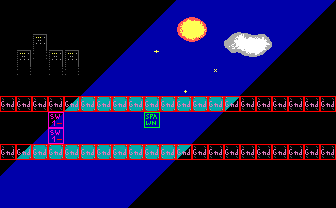

This is a level from a 2D game, rendered from its Tiled map with the project's own tilesets. A one-line summary and the complete map file follow:
An orthogonal 21x13 tile map with 16x16 px tiles, 2 tile layers (bg, col), 2 tilesets.

<map version="1.5" tiledversion="1.5.0" orientation="orthogonal" renderorder="right-down" width="21" height="13" tilewidth="16" tileheight="16" infinite="0" nextlayerid="4" nextobjectid="20">
 <tileset firstgid="1" source="tileset.tsx" />
 <tileset firstgid="241" source="obj.tsx" />
 <layer id="1" name="bg" width="21" height="13">
  <data encoding="csv">
18,18,18,18,18,18,18,18,18,18,16,45,45,45,45,45,45,45,45,45,36,
18,18,18,18,18,18,18,18,18,16,45,1,2,45,45,45,45,45,45,36,18,
18,18,17,18,18,18,18,18,16,45,45,21,22,45,5,6,7,45,36,18,18,
18,17,37,17,17,18,18,16,45,3,45,45,45,45,25,26,27,36,18,18,18,
18,37,18,37,37,18,16,45,45,45,45,45,45,23,45,45,36,18,18,18,18,
18,18,18,18,18,16,45,45,45,45,45,24,45,45,45,36,18,18,18,18,20,
99,99,99,99,157,41,41,41,41,41,41,41,41,41,177,99,99,99,99,99,99,
18,18,18,16,45,45,45,45,45,45,45,45,45,36,18,18,18,18,18,18,20,
18,18,16,45,45,45,45,45,45,45,45,45,36,18,18,18,18,18,18,18,18,
99,157,41,41,41,41,41,41,41,41,41,177,99,99,99,99,99,99,99,99,99,
16,45,45,45,45,45,45,45,45,45,36,18,18,18,18,18,18,18,18,18,18,
45,45,45,45,45,45,45,45,45,36,18,18,18,18,18,18,18,18,18,18,18,
45,45,45,45,45,45,45,45,36,18,18,18,18,18,18,18,18,18,18,18,18
</data>
 </layer>
 <layer id="2" name="col" width="21" height="13">
  <data encoding="csv">
241,241,241,241,241,241,241,241,241,241,241,241,241,241,241,241,241,241,241,241,241,
241,241,241,241,241,241,241,241,241,241,241,241,241,241,241,241,241,241,241,241,241,
241,241,241,241,241,241,241,241,241,241,241,241,241,241,241,241,241,241,241,241,241,
241,241,241,241,241,241,241,241,241,241,241,241,241,241,241,241,241,241,241,241,241,
241,241,241,241,241,241,241,241,241,241,241,241,241,241,241,241,241,241,241,241,241,
241,241,241,241,241,241,241,241,241,241,241,241,241,241,241,241,241,241,241,241,241,
242,242,242,242,242,242,242,242,242,242,242,242,242,242,242,242,242,242,242,242,242,
241,241,241,251,241,241,241,241,241,243,241,241,241,241,241,241,241,241,241,241,241,
241,241,241,251,241,241,241,241,241,241,241,241,241,241,241,241,241,241,241,241,241,
242,242,242,242,242,242,242,242,242,242,242,242,242,242,242,242,242,242,242,242,242,
241,241,241,241,241,241,241,241,241,241,241,241,241,241,241,241,241,241,241,241,241,
241,241,241,241,241,241,241,241,241,241,241,241,241,241,241,241,241,241,241,241,241,
241,241,241,241,241,241,241,241,241,241,241,241,241,241,241,241,241,241,241,241,241
</data>
 </layer>
 <objectgroup id="3" name="obj">
  <properties>
   <property name="string_id" type="int" value="1" />
  </properties>
 </objectgroup>
</map>
